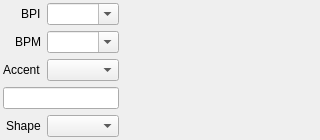
<?xml version="1.0" encoding="UTF-8"?>
<ui version="4.0">
 <class>NinjamPanel</class>
 <widget class="QFrame" name="NinjamPanel">
  <property name="geometry">
   <rect>
    <x>0</x>
    <y>0</y>
    <width>320</width>
    <height>129</height>
   </rect>
  </property>
  <property name="sizePolicy">
   <sizepolicy hsizetype="Maximum" vsizetype="Preferred">
    <horstretch>0</horstretch>
    <verstretch>0</verstretch>
   </sizepolicy>
  </property>
  <property name="windowTitle">
   <string notr="true"/>
  </property>
  <layout class="QHBoxLayout" name="horizontalLayout">
   <property name="leftMargin">
    <number>3</number>
   </property>
   <property name="topMargin">
    <number>3</number>
   </property>
   <property name="rightMargin">
    <number>3</number>
   </property>
   <property name="bottomMargin">
    <number>3</number>
   </property>
   <item>
    <widget class="QWidget" name="panelCombos" native="true">
     <layout class="QGridLayout" name="gridLayout_3">
      <property name="leftMargin">
       <number>0</number>
      </property>
      <property name="topMargin">
       <number>0</number>
      </property>
      <property name="rightMargin">
       <number>0</number>
      </property>
      <property name="bottomMargin">
       <number>0</number>
      </property>
      <property name="spacing">
       <number>6</number>
      </property>
      <item row="2" column="1">
       <widget class="QComboBox" name="comboAccentBeats">
        <property name="accessibleDescription">
         <string>Change the accent here</string>
        </property>
        <property name="sizeAdjustPolicy">
         <enum>QComboBox::AdjustToContents</enum>
        </property>
       </widget>
      </item>
      <item row="1" column="0" alignment="Qt::AlignRight">
       <widget class="QLabel" name="labelBPM">
        <property name="toolTip">
         <string>Beats per minute</string>
        </property>
        <property name="text">
         <string>BPM</string>
        </property>
       </widget>
      </item>
      <item row="4" column="0" alignment="Qt::AlignRight">
       <widget class="QLabel" name="labelShape">
        <property name="text">
         <string>Shape</string>
        </property>
       </widget>
      </item>
      <item row="4" column="1">
       <widget class="QComboBox" name="comboShape">
        <property name="accessibleDescription">
         <string>Change the shape here</string>
        </property>
        <property name="sizeAdjustPolicy">
         <enum>QComboBox::AdjustToContents</enum>
        </property>
       </widget>
      </item>
      <item row="0" column="0" alignment="Qt::AlignRight">
       <widget class="QLabel" name="labelBPI">
        <property name="toolTip">
         <string>Beats per interval</string>
        </property>
        <property name="text">
         <string>BPI</string>
        </property>
        <property name="margin">
         <number>0</number>
        </property>
       </widget>
      </item>
      <item row="2" column="0" alignment="Qt::AlignRight">
       <widget class="QLabel" name="labelAccent">
        <property name="text">
         <string>Accent</string>
        </property>
       </widget>
      </item>
      <item row="0" column="1">
       <widget class="QComboBox" name="comboBpi">
        <property name="toolTip">
         <string>Beats per interval</string>
        </property>
        <property name="accessibleDescription">
         <string>Change the BPI here</string>
        </property>
        <property name="editable">
         <bool>true</bool>
        </property>
       </widget>
      </item>
      <item row="1" column="1">
       <widget class="QComboBox" name="comboBpm">
        <property name="toolTip">
         <string>Beats per minute</string>
        </property>
        <property name="accessibleDescription">
         <string>Change the BPM here</string>
        </property>
        <property name="editable">
         <bool>true</bool>
        </property>
        <property name="currentText">
         <string notr="true"/>
        </property>
        <property name="maxVisibleItems">
         <number>40</number>
        </property>
       </widget>
      </item>
      <item row="3" column="0" colspan="2">
       <widget class="QLineEdit" name="lineEditAccentBeats">
        <property name="sizePolicy">
         <sizepolicy hsizetype="Expanding" vsizetype="Preferred">
          <horstretch>0</horstretch>
          <verstretch>0</verstretch>
         </sizepolicy>
        </property>
        <property name="toolTip">
         <string extracomment="Enter accent beats separated by space"/>
        </property>
       </widget>
      </item>
     </layout>
    </widget>
   </item>
   <item>
    <widget class="IntervalProgressDisplay" name="intervalPanel" native="true">
     <property name="sizePolicy">
      <sizepolicy hsizetype="MinimumExpanding" vsizetype="Preferred">
       <horstretch>1</horstretch>
       <verstretch>0</verstretch>
      </sizepolicy>
     </property>
     <layout class="QHBoxLayout" name="horizontalLayout_2"/>
    </widget>
   </item>
  </layout>
 </widget>
 <customwidgets>
  <customwidget>
   <class>IntervalProgressDisplay</class>
   <extends>QWidget</extends>
   <header>intervalProgress/IntervalProgressDisplay.h</header>
   <container>1</container>
  </customwidget>
 </customwidgets>
 <resources/>
 <connections/>
</ui>
